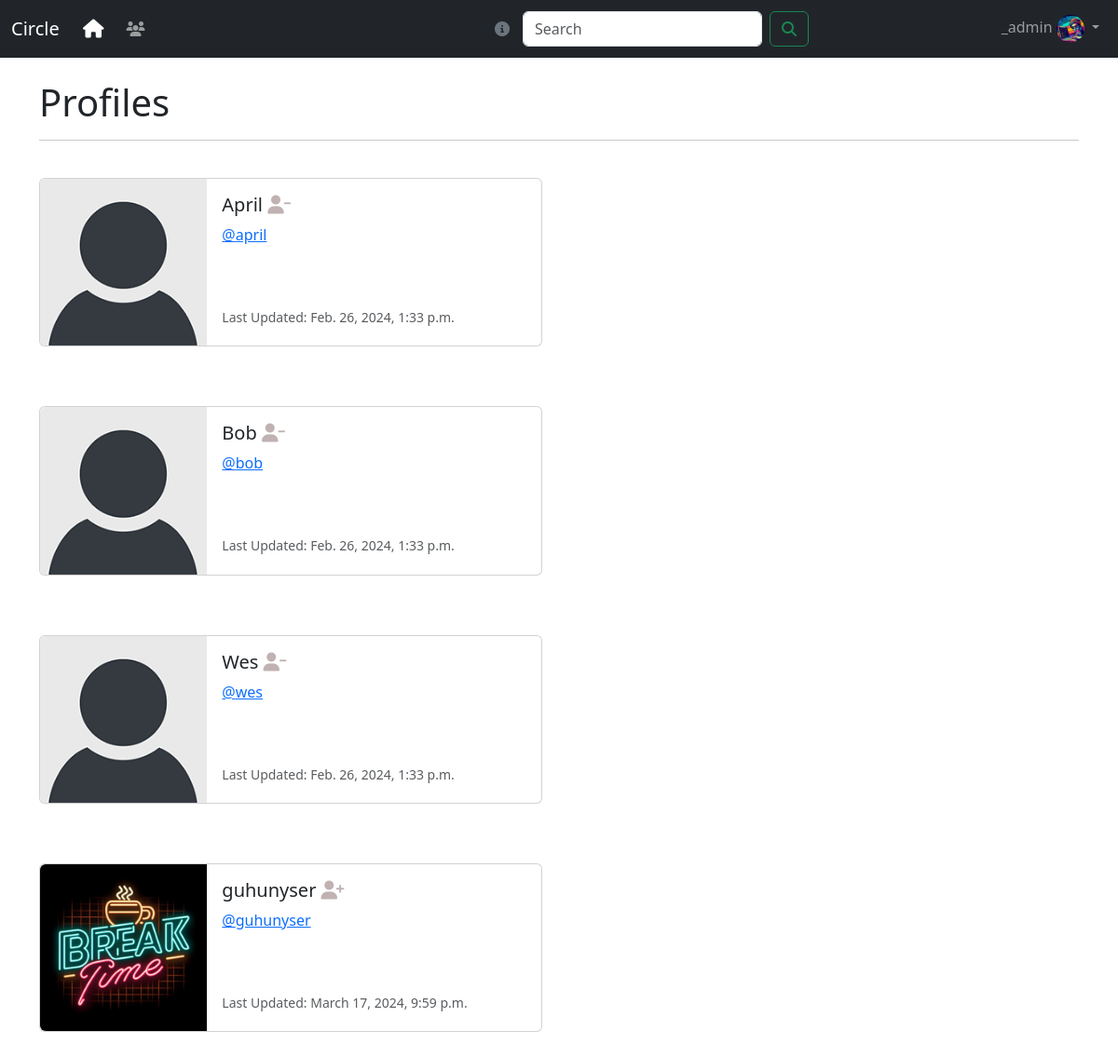
Page /profile/followers/1 (signed in) on the committed database.
### circle/models.py (models this page shows, shortened)
class Profile(models.Model):
    user = models.OneToOneField( User, on_delete=models.CASCADE)
    follows = models.ManyToManyField("self",
        related_name="followed_by",
        symmetrical=False,
        blank=True)
    date_modified = models.DateTimeField(User, auto_now=True)
    profile_image = models.ImageField(null=True,blank=True, upload_to="images/")
    profile_bio = models.CharField(null=True, blank=True, max_length=500)
    hompage_link = models.CharField(null=True, blank=True, max_length=250)
    facebook_link = models.CharField(null=True, blank=True, max_length=250)
    instagram_link = models.CharField(null=True, blank=True, max_length=250)
    linkedin_link = models.CharField(null=True, blank=True, max_length=250)
    github_link =models.CharField(null=True, blank=True, max_length=250)

### circle/views.py (the view)
# urls.py: path('profile/followers/<int:pk>', views.followers, name='followers' ),
def followers(request,pk):
    if request.user.is_authenticated:
        if request.user.id == pk:
            profiles = Profile.objects.get(user_id=pk)
            return render(request, 'followers.html', {"profiles":profiles} )
        else:
            messages.success(request, ("That's not your profile page..."))
            return redirect('home')
    else:
        messages.success(request, ("You must be logged in to View Page..."))
        return redirect('home')

### circle/templates/followers.html
{% extends 'base.html' %}
{% load static %}
{% block content %}
<h1>Profiles</h1>
<hr/>
<br/>
{% if profiles %}
   {% for profile in profiles.followed_by.all %}
   <div class="card mb-3" style="max-width: 540px;">
    <div class="row g-0">
      <div class="col-md-4">
      {%  if profile.profile_image %}
        <img src="{{ profile.profile_image.url }}" width=200 height=200 class="img-fluid rounded-start" alt="{{profile.user.username}}">
      {% else %}
        <img src="{% static 'images/default_profile_pic.png' %}" class="img-fluid rounded-start" alt="Profile Image">
      {% endif %}
      </div>
      <div class="col-md-8">
        <div class="card-body">
          <h5 class="card-title">{{ profile.user.username }}
            {% if profile in profiles.follows.all %}
            <a href="{% url 'unfollow' profile.user.id  %}"><i class="fa fa-user-minus" style="color:rgb(192, 178, 178)"></i></a>
              {% else %}
              <a href="{% url 'follow' profile.user.id  %}"><i class="fa fa-user-plus" style="color:rgb(192, 178, 178)"></i></a>
              {% endif %}
          </h5>
          <p class="card-text"><a href="{% url 'profile' profile.user.id %}">@{{ profile.user.username | lower}}</a></a></p><br/><br/>
          <p class="card-text"><small class="text-body-secondary">Last Updated: {{ profile.date_modified }}
        </small></p>
        </div>
      </div>
    </div>
  </div>
  <br/>
  <br/>
   {% endfor %}
{% endif %}
{% endblock %}

### circle/templates/navbar.html (shortened to what this page needs)
{% load static %}
<nav class="navbar navbar-expand-lg navbar-dark bg-dark">
    <div class="container-fluid">
        <a class="navbar-brand" href="{% url 'home' %}">Circle <i class="fa-solid fa-house" style="color: white; margin-left: 20px;"></i></a>
        <div class="collapse navbar-collapse show" id="navbarSupportedContent">
            <ul class="navbar-nav me-auto mb-2 mb-lg-0">
                <li class="nav-item">
                    <a class="nav-link" href="{% url 'profile_list' %}"><i class="fa-solid fa-users"></i></a>
                </li>
            </ul>
            <form method="POST" action="{% url 'search' %}" class="d-flex mx-auto position-relative" style="max-width: 400px;">
                <i id="popover-icon" class="fa-solid fa-circle-info text-secondary position-absolute" style="cursor: pointer; left: -30px; top: 50%; transform: translateY(-50%);"></i>
                <input class="form-control me-2" type="search" placeholder="Search" aria-label="Search" name="search">
                <button class="btn btn-outline-success" type="submit"><i class="fa-solid fa-magnifying-glass"></i></button>
            </form>
            {% if user.is_authenticated %}
            <ul class="navbar-nav ml-auto">
                <li class="nav-item dropdown">
                    <a class="nav-link dropdown-toggle" href="#" role="button" data-bs-toggle="dropdown" aria-expanded="false">
                        {{ user.username }}
                        {% if user.profile.profile_image %}
                            <img src="{{ user.profile.profile_image.url }}" class="rounded-circle" width=30 alt="Profile Image">
                        {% else %}
                            <img src="{% static 'images/default_profile_pic.png' %}" class="rounded-circle" alt="Profile Image" width=30>
                        {% endif %}
                    </a>
                </li>
            </ul>
            {% endif %}
        </div>
    </div>
</nav>

### rows in the picture
Profile: user.username "April", user.username "april", date_modified "Feb. 26, 2024, 1:33 p.m."
Profile: user.username "Bob", user.username "bob", date_modified "Feb. 26, 2024, 1:33 p.m."
Profile: user.username "Wes", user.username "wes", date_modified "Feb. 26, 2024, 1:33 p.m."
Profile: profile_image (picture), user.username "guhunyser", date_modified "March 17, 2024, 9:59 p.m."

### other values in the picture
{{ user.username }} "_admin"
